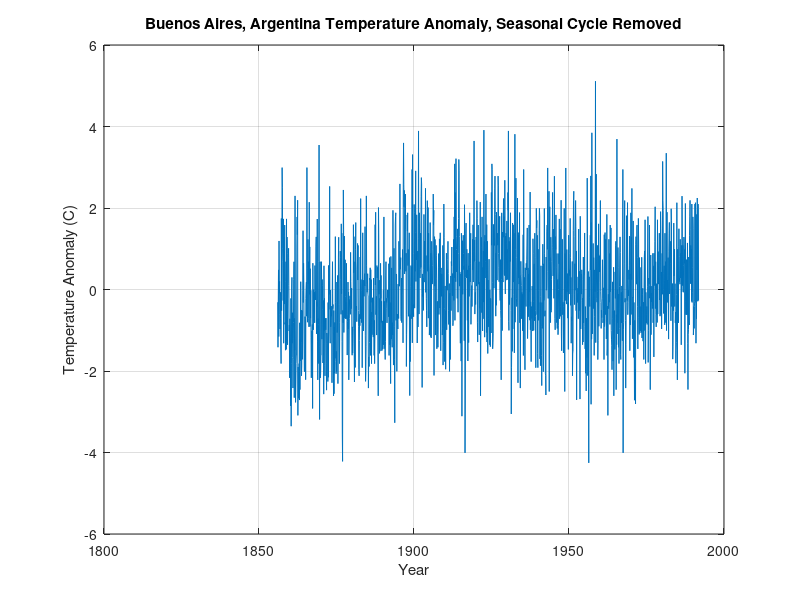

The MATLAB source for this figure: (Note: this script raises an error after producing the figure.)
% Devin Delfino
% PHYS 228: Scientific Computing
% Assignment 1: Looking for Climate Change, Part 2

% load variables from Assignment 1, part 1

clear %clears workspace to prevent unknown error

load aires.dat
months = aires(:,1);
temperature_C = aires(:,3);
location = 'Buenos Aires, Argentina';
years = (months/12)+1960;

num_months = 1:length(years);

% Calculates the average annual cycle for January
annual_cycle(1) = mean(temperature_C(mod(num_months, 12)==1));

% Deconstructing the previous line of code...

% 1. mod(num_months,12) - Performs modular arithmetic of 12 on the vector containing the integers 1 - the number of months recorded (2055)
% 2. mod(num_months,12)==1 - January comprises months 1, 13, 25, ...,  12n+1, so setting the modular arithmetic results == 1 will create a vector of 1's and 0's
%                            representing which months in the list are January
% 3. temperature_C(mod(num_months, 12)==1) - Uses the vector of 1's and 0's to index into the temperatures recorded in each month, extracting the temperatures recorded in January
% 4. mean(temperature_C(mod(num_months, 12)==1)) - Takes the mean of the temperatures recorded in January

% Calculates the average annual cycle for each month
annual_cycle(2) = mean(temperature_C(mod(num_months, 12)==2));
annual_cycle(3) = mean(temperature_C(mod(num_months, 12)==3));
annual_cycle(4) = mean(temperature_C(mod(num_months, 12)==4));
annual_cycle(5) = mean(temperature_C(mod(num_months, 12)==5));
annual_cycle(6) = mean(temperature_C(mod(num_months, 12)==6));
annual_cycle(7) = mean(temperature_C(mod(num_months, 12)==7));
annual_cycle(8) = mean(temperature_C(mod(num_months, 12)==8));
annual_cycle(9) = mean(temperature_C(mod(num_months, 12)==9));
annual_cycle(10) = mean(temperature_C(mod(num_months, 12)==10));
annual_cycle(11) = mean(temperature_C(mod(num_months, 12)==11));
annual_cycle(12) = mean(temperature_C(mod(num_months, 12)==0));

% Calculates Monthly Temperature Anomaly for each month
for(it=num_months)
	current_month = mod(it,12);
	if(current_month==0)
		current_month = 12;
	end
	mon_anomaly(it) = temperature_C(it) - annual_cycle(current_month);
end

figure;
plot(years, mon_anomaly);
ylabel('Temperature Anomaly (C)');
xlabel('Year');
title(strcat(location,' Temperature Anomaly, Seasonal Cycle Removed'));
grid;

% Moving Average
Moving_Average(10,years,mon_anomaly, location);
Moving_Average(5,years,mon_anomaly, location);
Moving_Average(1,years,mon_anomaly, location);

Moving_Average(100, years, mon_anomaly, location);


